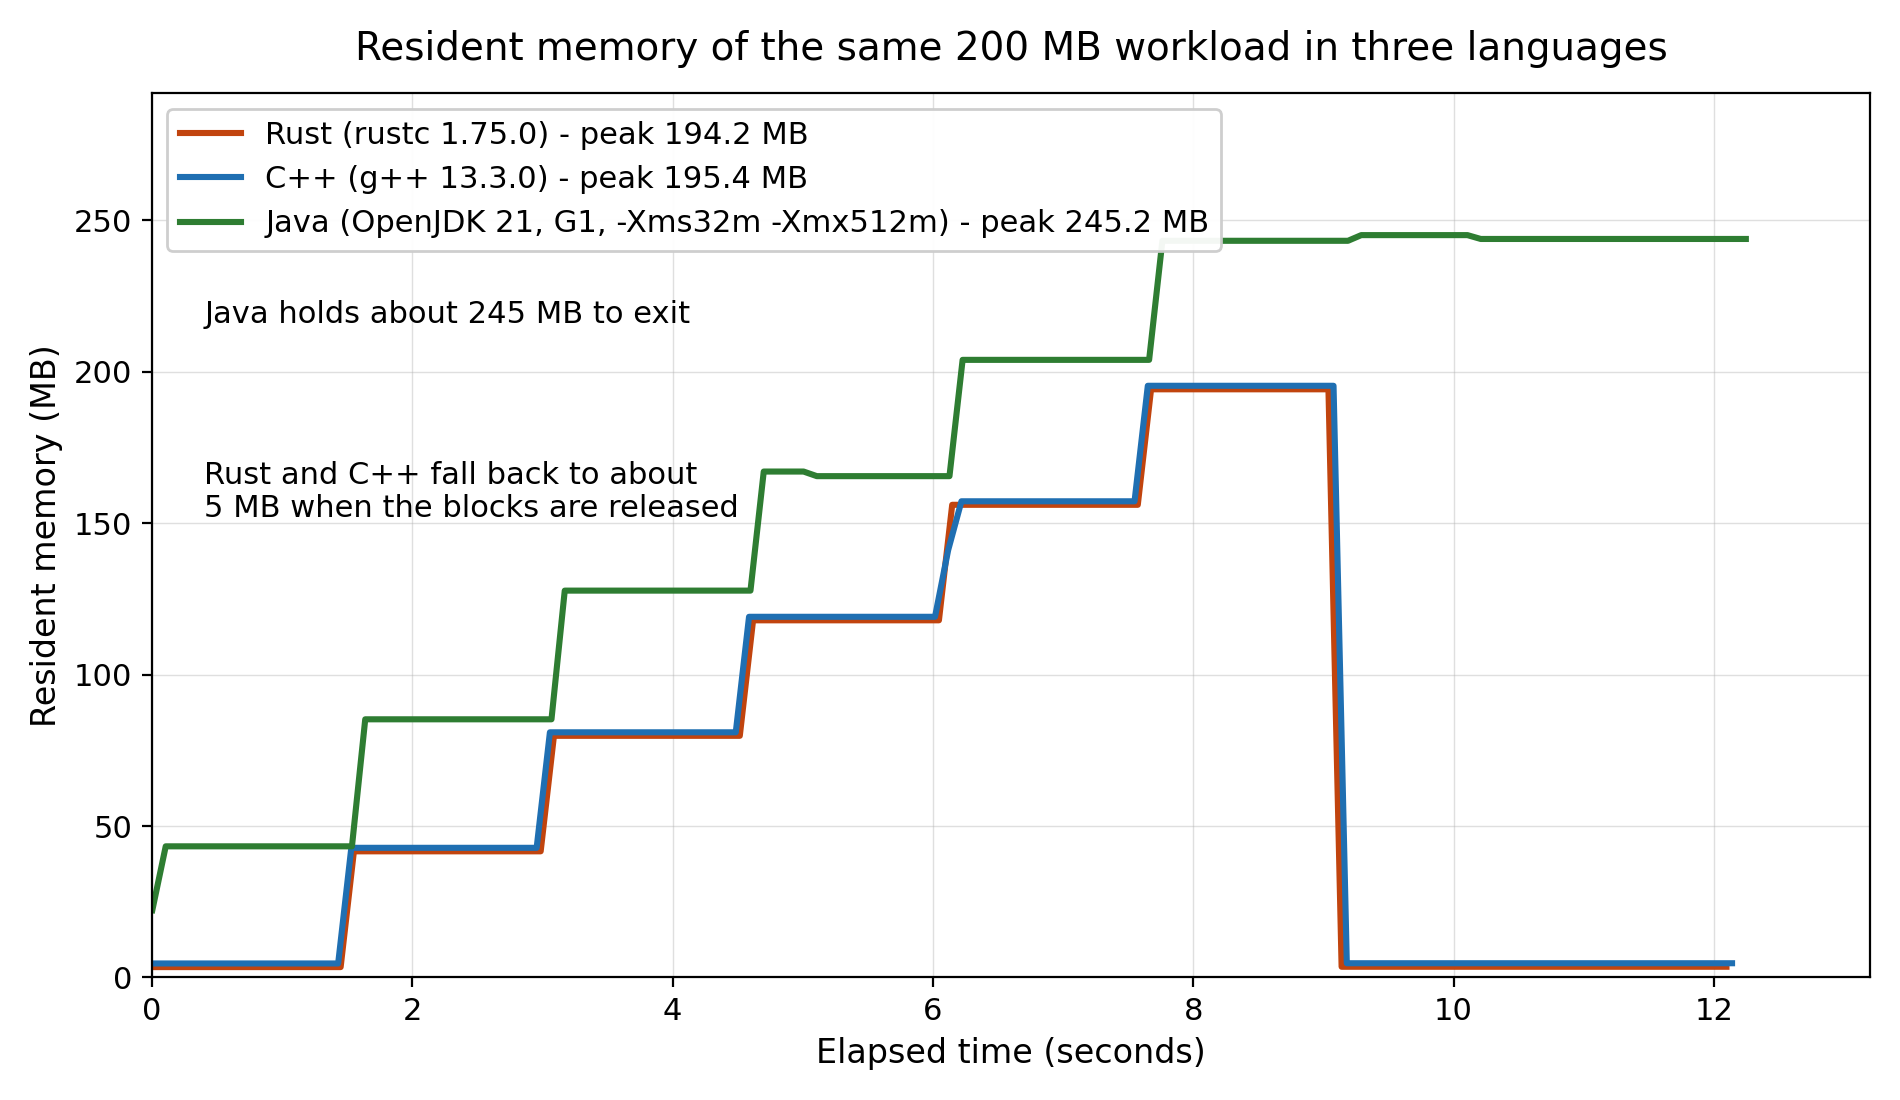

This figure's Python source:
#!/usr/bin/env python3
"""Draws the three psrecord logs as one chart.

psrecord writes one PNG per run, each on its own vertical scale, so three separate images would hide the very
difference this assignment measures. This script puts all three runs on one pair of axes.

    ./container.sh run python3 profiling/combined-memory.py

Run it after cpp.txt, rust.txt and java.txt exist.
"""

import matplotlib

matplotlib.use("Agg")  # no display inside the container

import matplotlib.pyplot as plt

PROFILING_DIRECTORY = "profiling"
OUTPUT_IMAGE = f"{PROFILING_DIRECTORY}/combined-memory.png"

# Colour and label per language, in the order the legend should read them. The Java heap is pinned, so the
# legend names the two options rather than leaving a reader to guess which heap produced the line.
LANGUAGE_SERIES = [
    ("rust", "Rust (rustc 1.75.0)", "#c1440e"),
    ("cpp", "C++ (g++ 13.3.0)", "#1f6fb2"),
    ("java", "Java (OpenJDK 21, G1, -Xms32m -Xmx512m)", "#2e7d32"),
]


def read_psrecord_log(log_path):
    """Returns elapsed seconds and resident megabytes from a psrecord log, skipping its header line."""
    elapsed_seconds = []
    resident_megabytes = []
    with open(log_path) as log_file:
        for line in log_file:
            if line.startswith("#"):
                continue
            elapsed, _cpu_percent, resident, _virtual = (float(field) for field in line.split())
            elapsed_seconds.append(elapsed)
            resident_megabytes.append(resident)
    return elapsed_seconds, resident_megabytes


def draw_combined_chart():
    figure, axes = plt.subplots(figsize=(9.5, 5.5), dpi=200)

    for language, legend_label, colour in LANGUAGE_SERIES:
        elapsed_seconds, resident_megabytes = read_psrecord_log(f"{PROFILING_DIRECTORY}/{language}.txt")
        peak_megabytes = max(resident_megabytes)
        axes.plot(elapsed_seconds, resident_megabytes, color=colour, linewidth=2.2,
                  label=f"{legend_label} - peak {peak_megabytes:.1f} MB")

    axes.set_title("Resident memory of the same 200 MB workload in three languages", fontsize=14, pad=12)
    axes.set_xlabel("Elapsed time (seconds)", fontsize=12)
    axes.set_ylabel("Resident memory (MB)", fontsize=12)
    axes.tick_params(labelsize=11)
    axes.set_xlim(0, 13.2)
    axes.set_ylim(0, 292)
    axes.grid(True, linewidth=0.5, alpha=0.4)
    axes.legend(loc="upper left", fontsize=11, framealpha=0.95)

    # The tail is the finding, so it is labelled on the chart itself. Both labels sit in bands the lines leave
    # empty, which keeps them readable at page width without arrows crossing the staircase.
    axes.text(0.4, 216, "Java holds about 245 MB to exit", fontsize=11)
    axes.text(0.4, 152, "Rust and C++ fall back to about\n5 MB when the blocks are released", fontsize=11)

    figure.tight_layout()
    figure.savefig(OUTPUT_IMAGE)
    print(f"wrote {OUTPUT_IMAGE}")


if __name__ == "__main__":
    draw_combined_chart()
